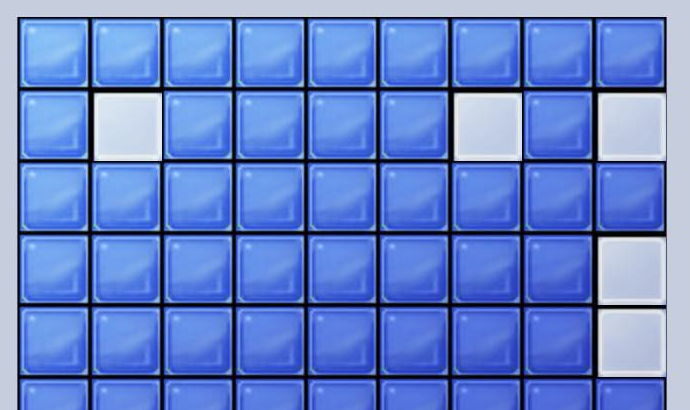
#> input picture docs/CROP_easy_board.png, 690 x 410 px, given in place of diag_redx2.jpeg, which was not available
$ python diag_redx2.py
#> lines starting #> are read from the running program, lines starting #| are printed output that depends on the picture; after the words box and inside, x2 and y2 are one past the last pixel; in counts of white or black regions, pixels touching at a corner belong together
### tools/click_matrix.py
#!/usr/bin/env python3
# -*- coding: utf-8 -*-
"""
click_matrix.py —— 扫雷复刻（HarmonyOS）的**点击矩阵自动跑测器**。

把以前手点的「每一个按钮都点一遍」变成可重跑的机器检查。

用法：
    python tools\\click_matrix.py --device 127.0.0.1:5557
    python tools\\click_matrix.py --device 127.0.0.1:5557 --cases menu,board
    python tools\\click_matrix.py --device 127.0.0.1:5557 --only menu.game
    python tools\\click_matrix.py --device 127.0.0.1:5557 --tag 1101

用例表：tools\\click_cases\\<域>.json，跑测器 glob 这个目录。
格式见本文件末尾的「用例表格式」一节，或 docs\\CLICK-MATRIX-AUTO.md。

================================================================================
坐标系（照抄 GameController.ets 的算法，不另发明）
================================================================================
屏幕 → 画布：   画布设备像素 = 屏幕 y - CANVAS_Y（CANVAS_Y 是画布顶在屏幕上的纵向偏移，
              用 tools\\probe_canvas.py 那套办法量：未开局的棋盘第一行砖色上沿 - 棋盘原点 y）
画布 vp → 屏幕： x = round(vp_x / pxScale)，y = CANVAS_Y + round(vp_y / pxScale)
              （日志里的「密度换算」就是 pxScale，密度是它的倒数）
对话框：        s  = max(0.5, min(2, 密度, (画布宽-32)/参考宽, (画布高-32)/参考高))
              ox = round((画布宽 - 参考宽*s)/2)
              oy = 参考高*s > 画布高 ? 0 : round((画布高 - 参考高*s)/2)
              参考像素 → 画布设备像素 = (ox + refX*s, oy + refY*s)
自定义框：      s  = computeDialogScale(280+12+键盘宽, max(200, 键盘高))
              customOx = round((画布宽 - (280*s + 12*s + 键盘宽*s))/2)
              customOy = 总高 > 画布高 ? 0 : round((画布高 - 总高)/2)
              键盘原点 = customOx + (280+12)*s

================================================================================
检查点（checkpoint）语义
================================================================================
`changed` / `unchanged` 跟**上一个 expect 的检查点**比，不是跟用例开头比。
每个 expect 执行完把当前截图存成新检查点；`reset` 会重置检查点。
（custom-agent 明确要求：越界输入那几条是「expect changed → 按键 → expect unchanged」，
 基准如果做成「用例开头」就会误判。）

================================================================================
断言类型
================================================================================
changed / unchanged   必给 region（整屏永远在变——状态条时钟每秒跳）
layout_changed        布局日志与上一次不同
layout_regex          布局日志匹配正则
hilog_regex           hilog 出现匹配的新行（只看本次跑测期间新出现的行）
cell_opened           被翻开的正好是被点的那一格（触摸路由对位）
region_dark/light     区域平均亮度偏暗/偏亮（粗判「框在不在」）
app_alive             应用进程还在不在（alive: false = 被终止了）

================================================================================
子进程纪律
================================================================================
Windows 上一律 CREATE_NO_WINDOW：统一走 C:\\Users\\19161\\.dsh\\lib\\nowindow.py。
不 pip install（PIL / numpy 运行时已有）。
"""

from __future__ import annotations

import argparse
import json
import os
import re
import subprocess
import sys
import time

sys.path.insert(0, r"C:\Users\19161\.dsh\lib")
from nowindow import run  # noqa: E402  （带 CREATE_NO_WINDOW 的 subprocess.run）

try:
    from PIL import Image
except ImportError:  # pragma: no cover
    Image = None

import numpy as np  # noqa: E402

HERE = os.path.dirname(os.path.abspath(__file__))
CASES_DIR = os.path.join(HERE, "click_cases")
DOCS_DIR = os.path.join(os.path.dirname(HERE), "docs")
VERIFY_DIR = os.path.join(DOCS_DIR, "verify")
HDC = r"D:\software\DevEco Studio\sdk\default\openharmony\toolchains\hdc.exe"
BUNDLE = "com.example.saolei"
MKSTATE = os.path.join(HERE, "click_mkstate.py")

# ---------------------------------------------------------------------------
#  各对话框的参考尺寸（原版 1 倍像素），照抄源码
#    WinDialog.loseSpec  483x288 / winSpec 396x340 / helpSpec 584x280 / aboutSpec 314x197
#    StatsWindowPainter.width()/height()  702x254
#    Appearance.ets DLG_W/DLG_H  420x340
# ---------------------------------------------------------------------------
DIALOG_REF = {
    "lose": (483, 288),
    "win": (396, 340),
    "help": (584, 280),
    "about": (314, 197),
    "stats": (702, 254),
    "appearance": (420, 340),
}

# ---------------------------------------------------------------------------
#  自定义难度框与数字键盘（照抄 CustomField.ets / NumKeypad.ets）
# ---------------------------------------------------------------------------
CUSTOM_DLG_W = 280
CUSTOM_DLG_H = 200
CUSTOM_GAP = 12
KEY_W, KEY_H, KEY_GAP = 34, 30, 4
KEYPAD_W = 3 * KEY_W + 2 * KEY_GAP          # 110
KEYPAD_H = 4 * KEY_H + 3 * KEY_GAP          # 132
#: 键序（照抄 NumKeypad.ets 的 KEYS）：1..9、⌫、0
KEYPAD_KEYS = ["1", "2", "3", "4", "5", "6", "7", "8", "9", "back", "0"]
#: 框内两个按钮（参考像素，左上角）：确定 / 取消
CUSTOM_BTN_OK = (116, 158, 70, 25)
CUSTOM_BTN_CANCEL = (194, 158, 70, 25)

# ---------------------------------------------------------------------------
#  长按（插旗）的手势候选
#
#  首选 **uitest uiInput longClick x y** —— uitest 自带的长按命令
#  （tools/win_probe.py 的插旗就是用它，见 win_probe.py:1093）。
#  备选是「极慢的 swipe」顶替：
#      uitest uiInput swipe x1 y1 x2 y2 <第5个参数>
#  第 5 个参数**不同设备解释不一样**：
#    * 模拟器上是**速度**（px/s）：1 px / 1 px·s⁻¹ = 按住约 1 秒 → 应用收到长按；
#    * 真平板上是**时长**（ms）：1 px / 1 = 只按 1 ms → 应用收到的是**单击**。
#  2026-11-03 在 MatePad Pro MRO-W00（API 26）上实测就是后者：
#  「插旗」变成了「点开那一格」，棋面被翻开、计时器开始走，
#  那一局还因此踩雷输掉（证据：docs/verify/CM_1430tabreal_FAIL_board_counter_flag_step5_cur.jpeg，
#  画面上第 (0,0) 格是翻开的，没有旗）。
#
#  所以：**哪种手势对只能在设备上试**，而且必须**用画面验证**
#  （试完看那一格到底插上旗了没有）。见 Runner.calibrate_longpress。
#
#  格式：(名字, 方式, 参数)
#  swipe 的位移都控制在 10 vp 以内 —— 应用的平移阈值是 MOVE_THRESHOLD_VP = 10 vp
#  （MinefieldCanvas.ets:39），超过就变成「拖动棋盘」而不是长按。
# ---------------------------------------------------------------------------
LONGPRESS_VARIANTS = [
    ("longClick", "longClick", None),
    ("swipe 1px/1", "swipe", (1, 1)),
    ("swipe 1px/600", "swipe", (1, 600)),
    ("swipe 3px/1", "swipe", (3, 1)),
    ("swipe 3px/800", "swipe", (3, 800)),
    ("swipe 8px/40", "swipe", (8, 40)),
]

# ---------------------------------------------------------------------------
#  菜单栏坐标（**画布 vp**）
#
#  为什么不给屏幕坐标：条目位置由字体推进量决定，代码算不准，只能实测；
#  而实测的屏幕坐标换设备就不能用了。vp 是设备无关的，所以：
#      vp_x = 屏幕x / 密度
#      vp_y = (屏幕y - 画布顶偏移) / 密度
#
#  实测来源：Mate 90 Pro 模拟器（127.0.0.1:5557，密度 3.5，画布顶偏移 139），
#  2026-11-01 从截图里量出每个下拉条目的文字墨迹 bbox 中心，换算成 vp。
#  文字墨迹中心 = 点击点，落在字上最稳。
# ---------------------------------------------------------------------------
MENU_TOPS = {
    "game": (25.7, 7.7),      # 游戏(G)
    "help": (90.0, 7.7),      # 帮助(H)
}
MENU_ENTRIES = {
    "game": {
        "新建": (33.0, 35.1),
        "初级": (33.0, 66.3),
        "中级": (33.0, 90.3),
        "高级": (33.0, 114.3),
        "自定义": (33.0, 138.3),
        "标记(?)": (33.0, 162.3),
        "声音": (33.0, 193.1),
        "最佳成绩": (33.0, 224.3),
        "颜色(C)": (33.0, 248.6),
        "退出": (33.0, 279.1),
    },
    "help": {
        "帮助(H)": (100.0, 35.4),
        "关于扫雷": (100.0, 66.3),
    },
}

#: 布局日志的正则
LAYOUT_RE = re.compile(
    r"画布=(\d+)x(\d+)px\s+密度换算=([0-9.]+)\s+适配档n=(\d+)\s+当前档n=(\d+)\s+"
    r"unit=(\d+)\s+格边=(\d+)px\s+棋盘原点=\((-?\d+),(-?\d+)\)"
)
# 状态条上沿（HUD 时是画布底边那条），可选
STRIP_RE = re.compile(r"状态条上沿=(\d+)px")
# 盘面规格（2026-11-01 加进应用日志的），可选
BOARD_RE = re.compile(r"盘面=(\d+)x(\d+)\s+雷=(\d+)")


# [12 lines left out: function log_line_after, not called in this run]


# ===========================================================================
#  设备
# ===========================================================================
class HdcError(RuntimeError):
    """hdc 命令失败（超时或非零退出）。

    为什么要单独抛：以前失败时只返回空串，于是
      * `app_alive` 会把「pidof 超时」当成「进程没了」→ 断言假通过；
      * 一次没发出去的点击，会让后面的 `unchanged` 断言假通过。
    命令失败必须当错误，不能当成「没变化」。
    """


class Hdc:
    """hdc 命令行封装（所有子进程都走 nowindow.run，带 CREATE_NO_WINDOW）。"""

    def __init__(self, device: str):
        self.device = device
        self._shot_no = 0
        # 上次唤醒屏幕的时刻（节流用，见 wake_screen）
        self._last_wake = 0.0

    def run(self, *args, timeout: int = 120, check: bool = False) -> str:
        """跑一条 hdc 命令，返回它的输出。

        check=True 时，**超时或非零退出都会抛 HdcError**；
        check=False 时只抛超时（非零退出算合法答案，例如 pidof 查无此进程）。
        """
        cmd = [HDC, "-t", self.device] + [str(a) for a in args]
        try:
            proc = run(cmd, capture_output=True, text=True, errors="replace", timeout=timeout)
        except subprocess.TimeoutExpired as exc:
            raise HdcError("hdc %s 超时（%ds）" % (" ".join(cmd[2:6]), timeout)) from exc
        out = proc.stdout or ""
        err = proc.stderr or ""
        if check and proc.returncode != 0:
            raise HdcError("hdc %s 退出码 %d：%s" % (
                " ".join(cmd[2:6]), proc.returncode, (out + err).strip()[:200]))
        return out + err

    def shell(self, *args, timeout: int = 120, check: bool = False) -> str:
        return self.run("shell", *args, timeout=timeout, check=check)

    # [28 lines left out: functions click, long_press, not called in this run]

    def screenshot(self, path: str) -> str:
        """截一张全屏图到本机 path（先删旧的，否则 file recv 会失败）。

        超时收紧到 40/60 秒（原来 120/180）：设备端 hdc 偶尔会变慢
        （实测 snapshot_display 从 0.5 s 劣化到 3.7 s），一个卡住的调用
        拖 3 分钟会让整轮跑测看起来像挂死。失败重试一次。
        """
#> called with path = 'tools/../docs/verify/diag_redx2.jpeg'
        self._shot_no += 1
        remote = "/data/local/tmp/cm_shot_%d.jpeg" % self._shot_no
        last = None
        for attempt in range(2):
            try:
                self.shell("snapshot_display", "-f", remote, timeout=40, check=True)
                if os.path.exists(path):
                    try:
                        os.remove(path)
                    except OSError:
                        pass
                self.run("file", "recv", remote, path, timeout=60, check=True)
                return path
            except HdcError as exc:
                last = exc
                time.sleep(2.0)
        raise last if last else HdcError("截图失败")

    def hilog(self) -> str:
        return self.shell("hilog", "-x", timeout=60)

    # [15 lines left out: functions pidof, pidof_quiet, not called in this run]

    def app_alive(self) -> bool:
        return self.pidof().strip() != ""

    # [108 lines left out: functions stop_app, device_now_marker, wake_screen, start_app, not called in this run]


# ===========================================================================
#  几何
# ===========================================================================
class Layout:
    """一条布局日志解析出来的结果。"""

    # [21 lines left out: function __init__, not called in this run]

    @property
    def density(self) -> float:
        return 1.0 / self.px_scale

    def key(self) -> tuple:
        return (self.canvas_w, self.canvas_h, self.px_scale, self.tile,
                self.board_x, self.board_y)

    # [4 lines left out: function __str__, not called in this run]


class Geom:
    """坐标换算。所有公式照抄 GameController.ets。"""

    # [298 lines left out: functions __init__, read_log, layout_fits_screen, refresh_layout, probe_canvas_y, dialog_scale and 5 more, not called in this run]


# ===========================================================================
#  像素工具
# ===========================================================================
def load_rgb(path: str):
    return np.asarray(Image.open(path).convert("RGB")).astype(np.int16)


# [105 lines left out: functions diff_count, is_tile, cell_opened, cell_state, not called in this run]


# ===========================================================================
#  跑测器
# ===========================================================================
class CaseResult:
    # [7 lines left out: function __init__, not called in this run]

    def fail(self, msg: str) -> None:
        self.ok = False
        self.messages.append("失败：" + msg)


class Runner:
    # [35 lines left out: functions __init__, capture, not called in this run]

    def current(self):
        self.capture()
        return self.img

    # [14 lines left out: functions save_shot, log_new_lines, not called in this run]

    def mark_log_seen(self) -> None:
        """把当前缓冲区里已有的行都算成「已见过」（跑测开始时调一次）。"""
        self.seen_log.update(self.hdc.hilog().splitlines())

    # ---- 前置检查（2026-11-03 新增）----------------------------------------
    # [464 lines left out: functions preflight, _launch_fresh_app, act_reset, verify_fresh_board, wait_board_stable, act_menu and 6 more, not called in this run]

    def act_lose_game(self, step: dict) -> None:
        self.reset_appearance()
        self._mkstate("lose")

    def act_win_game(self, step: dict) -> None:
        self.reset_appearance()
        self._mkstate("win")

    # [583 lines left out: functions reset_appearance, _mkstate, _strip_panel_rect, expect_counter, expect_changed, expect_layout_changed and 13 more, not called in this run]


class _Tee:
    """把 stdout 同时写到屏幕和一个日志文件。

    为什么要有（2026-11-04，Codex 对抗性复审第 8 轮的 P2）：
    跑测器以前**只往 stdout 打**，成绩单不留档 ——
    于是文档里写「整轮重跑 86 条」时，别人在仓里**找不到任何能核对的产物**
    （那轮复审的原话：*"the updated handover relies on a nonexistent log as evidence"*）。
    现在每轮自动写一份 `docs/verify/CM_<tag>.log`，成绩单和证据截图放在一起。
    """

    # [13 lines left out: functions __init__, write, not called in this run]

    def flush(self) -> None:
        self.stream.flush()
        self.fh.flush()

    def isatty(self) -> bool:
        return bool(getattr(self.stream, "isatty", lambda: False)())

    # [100 lines left out: functions close, main, _run, not called in this run]


# [2 lines that do not run on import are left out]

### tools/diag_redx2.py
# -*- coding: utf-8 -*-
"""精确点红叉上的**白叉本体**，并观察关框之后棋盘还有没有反应。

用法：python tools\diag_redx2.py <设备号>
"""
import os
import sys
import time

HERE = os.path.dirname(os.path.abspath(__file__))
sys.path.insert(0, HERE)

import numpy as np  # noqa: E402
from PIL import Image  # noqa: E402
import click_matrix as cm  # noqa: E402

DEV = sys.argv[1] if len(sys.argv) > 1 else '3KQYD25331202962'
OUT = os.path.join(HERE, '..', 'docs', 'verify', 'diag_redx2.jpeg')

hdc = cm.Hdc(DEV)


def load():
    hdc.screenshot(OUT)
#> (the call stopped at in run, `proc = run(cmd, capture_output=True, text=True, errors="replace", time..`: nowindow is not available in this run)
    return np.array(Image.open(OUT).convert('RGB'))
#> returned value is the input picture: shape (410, 690, 3); mean R, G, B 100.7, 130.1, 202.7


def red_mask(img):
    r = img[:, :, 0].astype(int)
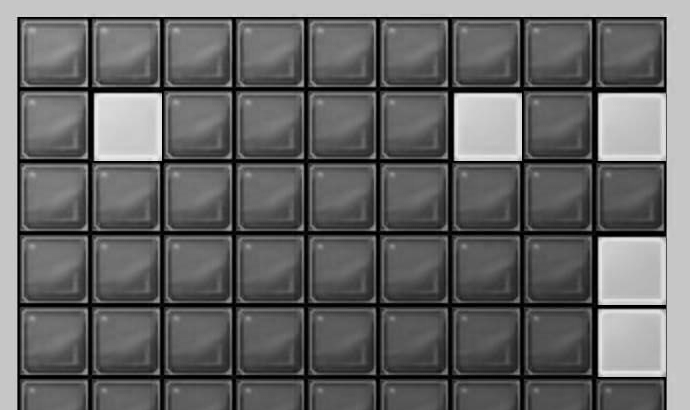
#> r: shape (410, 690) int64; min 0, max 238, mean 100.7
    g = img[:, :, 1].astype(int)
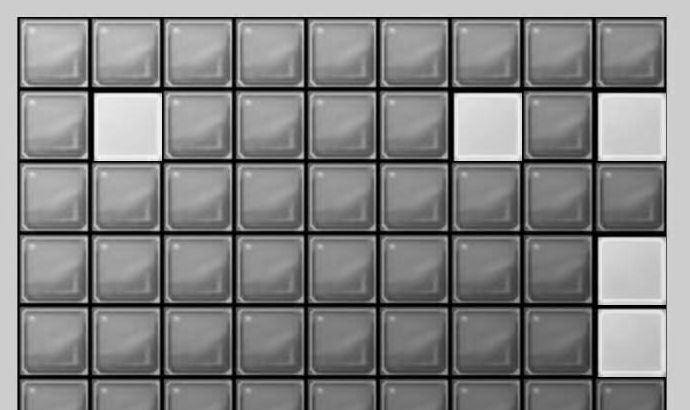
#> g: shape (410, 690) int64; min 0, max 250, mean 130.1
    b = img[:, :, 2].astype(int)
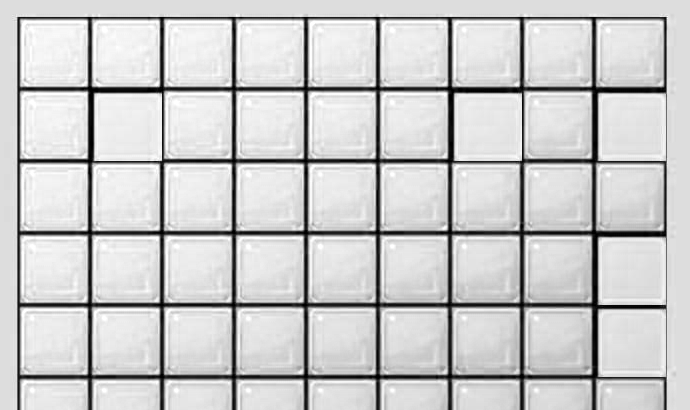
#> b: shape (410, 690) int64; min 0, max 255, mean 202.7
    return (r > 120) & (r - g > 45) & (r - b > 45)
#> returned value: shape (410, 690) bool; every value is 0


def red_block(img):
    ys, xs = np.nonzero(red_mask(img))
#> ys = empty array; xs = empty array
    if len(xs) == 0:
        return None
    # 红块 = 连通的一簇：取 x 最大的一批（标题栏右上角），再放宽到相邻列
    xmax = xs.max()
    sel = xs >= xmax - 100
    x0, x1 = int(xs[sel].min()), int(xs[sel].max())
    y0, y1 = int(ys[sel].min()), int(ys[sel].max())
    return x0, x1, y0, y1


def white_x_in(img, blk):
    """红块里那块白色（白叉）。"""
    x0, x1, y0, y1 = blk
    sub = img[y0:y1 + 1, x0:x1 + 1]
    w = (sub[:, :, 0] > 225) & (sub[:, :, 1] > 225) & (sub[:, :, 2] > 225)
    ys, xs = np.nonzero(w)
    if len(xs) == 0:
        return None
    return x0 + int(xs.mean()), y0 + int(ys.mean()), len(xs)


def tail(tag):
    raw = hdc.hilog()
    lines = [ln.strip() for ln in raw.splitlines() if '[Dialog]' in ln or '[Touch]' in ln]
    print('--- %s ---' % tag)
    for ln in lines[-6:]:
        print('   ', ln[-140:])


img = load()
blk = red_block(img)
if blk is None:
    print('屏幕上没有红块（失败框不在？）')
#> (the run stopped early here; a loop or call above may not have finished)
